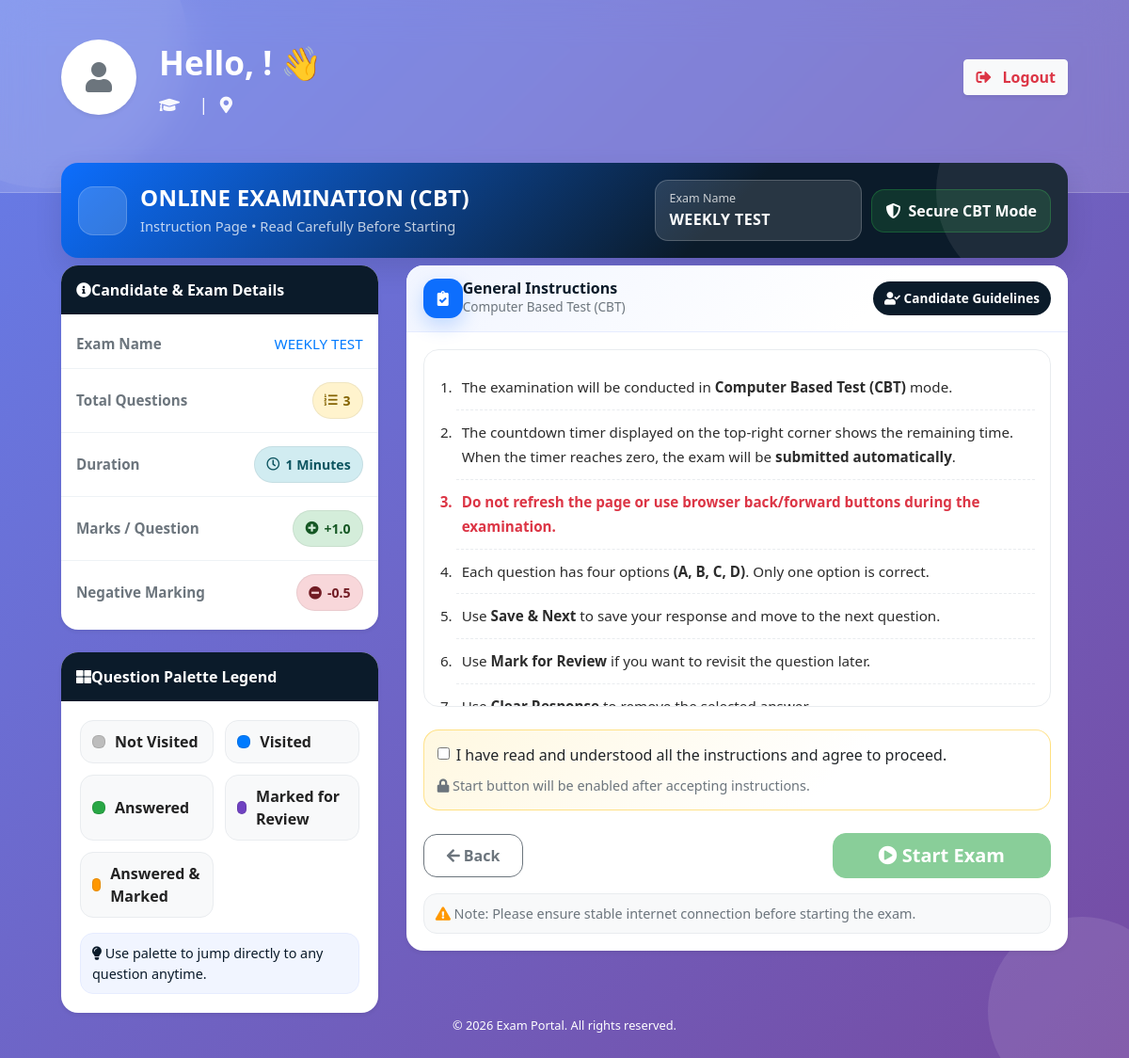
The app's page /instructions/19/ (signed in) with its own data.
### app/models.py (models this page shows, shortened)
class Exam(models.Model):
    name = models.CharField(max_length=200)
    duration_minutes = models.PositiveIntegerField()
    marks_per_question = models.FloatField()
    negative_marking = models.FloatField(default=0)
    created_at = models.DateTimeField(auto_now_add=True)

### app/views.py (the view)
def exam_instructions(request, attempt_id):
    if "student_id" not in request.session:
        return redirect("/student/login/")
    attempt = get_object_or_404(StudentExamAttempt, id=attempt_id)
    exam = attempt.exam
    total_questions = ExamQuestion.objects.filter(
        exam=exam
    ).count()
    context = {
        "attempt": attempt,
        "exam": exam,
        "total_questions": total_questions,
        "marks_per_question": exam.marks_per_question,
        "negative_marking": exam.negative_marking,
        "duration_minutes": exam.duration_minutes,
    }
    return render(request, "student/instructions.html", context)

### templates/student/instructions.html (shortened to what this page needs)
{% extends "student/dashboard.html" %}
{% load static %}
{% block content %}
<div class="app-main__outer">
<div class="app-main__inner">
    <div class="exam-hero">
        <div class="hero-left">
            <div class="hero-icon">
            </div>
            <div class="hero-text">
                <h4 class="mb-1">ONLINE EXAMINATION (CBT)</h4>
                <p class="mb-0">Instruction Page • Read Carefully Before Starting</p>
            </div>
        </div>
        <div class="hero-right">
            <div class="exam-chip">
                <div class="chip-label">Exam Name</div>
                <div class="chip-value">{{ exam.name }}</div>
            </div>
            <div class="secure-chip">
                <i class="fas fa-shield-alt"></i>
                <span>Secure CBT Mode</span>
            </div>
        </div>
    </div>
    <div class="row g-4 mt-2">
        <div class="col-lg-4">
            <div class="card exam-card shadow-sm border-0 mb-4">
                <div class="card-header exam-card-header">
                    <div class="d-flex align-items-center gap-2">
                        <i class="fas fa-info-circle"></i>
                        <span>Candidate & Exam Details</span>
                    </div>
                </div>
                <div class="card-body p-0">
                    <div class="summary-wrap">
                        <div class="summary-row">
                            <div class="summary-label">Exam Name</div>
                            <div class="summary-value text-primary fw-bold text-uppercase">
                                {{ exam.name }}
                            </div>
                        </div>
                        <div class="summary-row">
                            <div class="summary-label">Total Questions</div>
                            <div class="summary-value">
                                <span class="pill pill-warning">
                                    <i class="fas fa-list-ol me-1"></i>
                                    {{ total_questions }}
                                </span>
                            </div>
                        </div>
                        <div class="summary-row">
                            <div class="summary-label">Duration</div>
                            <div class="summary-value">
                                <span class="pill pill-info">
                                    <i class="far fa-clock me-1"></i>
                                    {{ duration_minutes }} Minutes
                                </span>
                            </div>
                        </div>
                        <div class="summary-row">
                            <div class="summary-label">Marks / Question</div>
                            <div class="summary-value">
                                <span class="pill pill-success">
                                    <i class="fas fa-plus-circle me-1"></i>
                                    +{{ marks_per_question }}
                                </span>
                            </div>
                        </div>
                        <div class="summary-row">
                            <div class="summary-label">Negative Marking</div>
                            <div class="summary-value">
                                <span class="pill pill-danger">
                                    <i class="fas fa-minus-circle me-1"></i>
                                    -{{ negative_marking }}
                                </span>
                            </div>
                        </div>
                    </div>
                </div>
            </div>
            <div class="card exam-card shadow-sm border-0">
                <div class="card-header exam-card-header">
                    <div class="d-flex align-items-center gap-2">
                        <i class="fas fa-th-large"></i>
                        <span>Question Palette Legend</span>
                    </div>
                </div>
                <div class="card-body">
                    <div class="legend-grid">
                        <div class="legend-item">
                            <span class="legend-dot dot-grey"></span>
                            <span>Not Visited</span>
                        </div>
                        <div class="legend-item">
                            <span class="legend-dot dot-blue"></span>
                            <span>Visited</span>
                        </div>
                        <div class="legend-item">
                            <span class="legend-dot dot-green"></span>
                            <span>Answered</span>
                        </div>
                        <div class="legend-item">
                            <span class="legend-dot dot-purple"></span>
                            <span>Marked for Review</span>
                        </div>
                        <div class="legend-item">
                            <span class="legend-dot dot-orange"></span>
                            <span>Answered & Marked</span>
                        </div>
                    </div>
                    <div class="legend-note mt-3">
                        <i class="fas fa-lightbulb me-2"></i>
                        Use palette to jump directly to any question anytime.
                    </div>
                </div>
            </div>
        </div>
        <div class="col-lg-8">
            <div class="card exam-card shadow-sm border-0">
                <div class="card-body p-0">
                    <div class="instruction-topbar">
                        <div class="d-flex align-items-center justify-content-between flex-wrap gap-2">
                            <div class="d-flex align-items-center gap-2">
                                <div class="topbar-icon">
                                    <i class="fas fa-clipboard-check"></i>
                                </div>
                                <div>
                                    <div class="topbar-title">General Instructions</div>
                                    <div class="topbar-subtitle">Computer Based Test (CBT)</div>
                                </div>
                            </div>
                            <div class="topbar-badge">
                                <i class="fas fa-user-check me-1"></i> Candidate Guidelines
                            </div>
                        </div>
                    </div>
                    <div class="instruction-body">
                        <div class="instruction-scroll">
                            <ol class="instruction-list">
                                <li>
                                    The examination will be conducted in <b>Computer Based Test (CBT)</b> mode.
                                </li>
                                <li>
                                    The countdown timer displayed on the top-right corner shows the remaining time.
                                    When the timer reaches zero, the exam will be <b>submitted automatically</b>.
                                </li>
                                <li class="danger">
                                    Do not refresh the page or use browser back/forward buttons during the examination.
                                </li>
                                <li>
                                    Each question has four options <b>(A, B, C, D)</b>. Only one option is correct.
                                </li>
                                <li>
                                    Use <b>Save & Next</b> to save your response and move to the next question.
                                </li>
                                <li>
                                    Use <b>Mark for Review</b> if you want to revisit the question later.
                                </li>
                                <li>
                                    Use <b>Clear Response</b> to remove the selected answer.
                                </li>
                            </ol>
                        </div>
                        <div class="agree-box mt-4">
                            <div class="form-check d-flex align-items-start gap-2">
                                <input class="form-check-input mt-1" type="checkbox" id="agree">
                                <label class="form-check-label fw-semibold" for="agree">
                                    I have read and understood all the instructions and agree to proceed.
                                </label>
                            </div>
                            <div class="agree-hint">
                                <i class="fas fa-lock me-2"></i>
                                Start button will be enabled after accepting instructions.
                            </div>
                        </div>
                        <div class="actions mt-4">
                            <a href="{% url 'student_exam_task_list' %}" class="btn btn-outline-secondary px-4 btn-soft">
                                <i class="fas fa-arrow-left me-1"></i> Back
                            </a>
                            <a href="{% url 'exam_screen' attempt.id %}"
                               id="startBtn"
                               class="btn btn-success btn-lg px-5 disabled btn-start"
                               onclick="return checkAgree();">
                                <i class="fas fa-play-circle me-2"></i> Start Exam
                            </a>
                        </div>
                        <div class="note mt-3">
                            <i class="fas fa-exclamation-triangle me-2"></i>
                            Note: Please ensure stable internet connection before starting the exam.
                        </div>
                    </div>
                </div>
            </div>
        </div>
    </div>
</div>
</div>
{% endblock %}

### templates/student/dashboard.html (style rules this page uses)
* { margin: 0; padding: 0; box-sizing: border-box; }
body { background: linear-gradient(135deg, #667eea 0%, #764ba2 100%); font-family: 'Segoe UI', Tahoma, Geneva, Verdana, sans-serif; min-height: 100vh; display: flex; flex-direction: column; position: relative; overflow-x: hidden; }

### records on screen
Exam: name "WEEKLY TEST", marks_per_question "1.0", negative_marking "0.5"

### other values on screen
{{ total_questions }} "3"
{{ duration_minutes }} "1"
